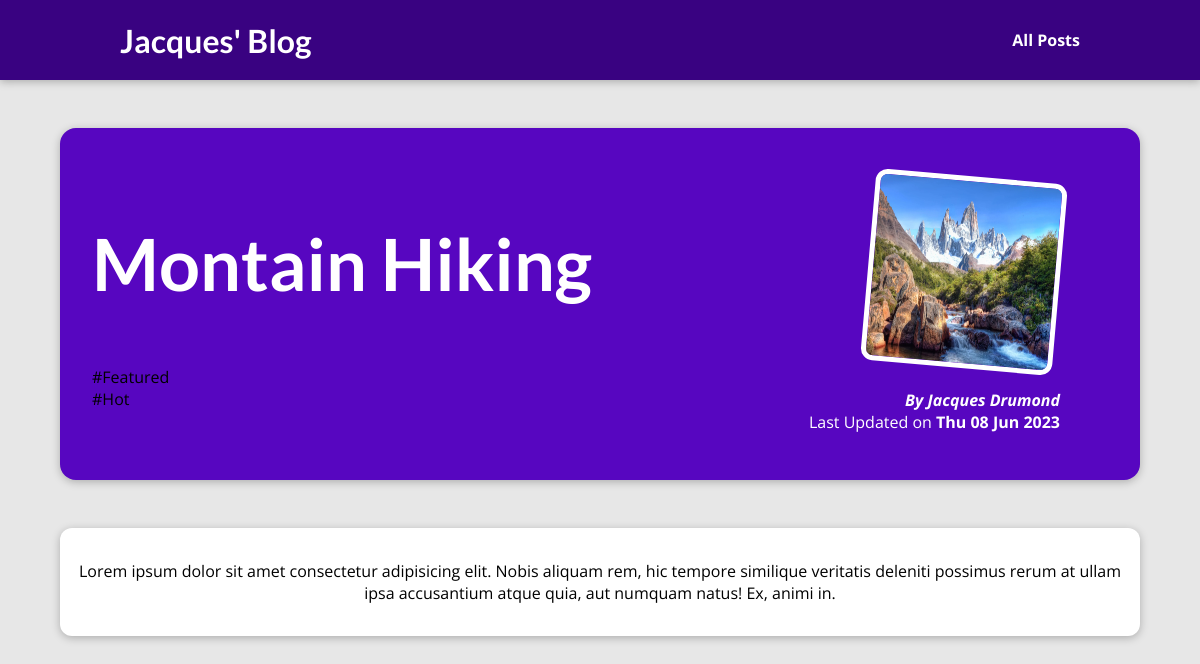
The page /posts/hike-in-montains on the database its author committed.
### blog/models.py (models this page shows, shortened)
class Post(models.Model):
    title = models.CharField(max_length=200)
    excerpt = models.CharField(max_length=200)
    image = models.ImageField(upload_to="")
    date = models.DateField(auto_now=True)
    slug = models.SlugField(unique=True, max_length=200, db_index=True)
    content = models.TextField(validators=[MinLengthValidator(10)])
    author = models.ForeignKey(
        Author, on_delete=models.SET_NULL, null=True, related_name="posts"
    )
    tags = models.ManyToManyField(Tag)

class Tag(models.Model):
    caption = models.CharField(max_length=20)

class Author(models.Model):
    first_name = models.CharField(max_length=100)
    last_name = models.CharField(max_length=100)
    email = models.EmailField()
    def full_name(self):
        return f"{self.first_name} {self.last_name}"
    def __str__(self):
        return self.full_name()

### blog/views.py (the view)
# urls.py: path("posts/<slug:slug>", views.post_detail, name="post-detail-page"),
def post_detail(request, slug):
    post = get_object_or_404(Post, slug=slug)
    author = post.author
    tag = post.tags
    print(tag)
    return render(request, "blog/post_detail.html", {
        "post": post,
        "tags": post.tags.all()
    })

### blog/templates/blog/post_detail.html (shortened to what this page needs)
{% extends 'base.html' %}
{% load static %}
{% block css_files %}
    <link rel="stylesheet" href="{% static 'blog/post-detail.css' %}">
{% endblock css_files %}
{% block content %}
    <section id="summary">
        <h2>{{post.title}}</h2>
        {% for tag in tags %}
        <div>#{{tag.caption}}</div>
        {% endfor %}
        <article>
            <img src="{% static 'blog/images/' %}{{post.image}}" alt="{{post.title}}">
            <address>By <a href="mailto:{{post.author.email}}">{{post.author}}</a></address>
            <div>
                Last Updated on <time>{{post.date|date:"D d M Y"}}</time>
            </div>
        </article>
    </section>
    <main>
        <p>{{post.content|linebreaks}}</p>
    </main>
{% endblock content %}

### blog/static/blog/post-detail.css (style rules this page uses)
body { background-color: #e7e7e7; }
#summary { margin: 8rem auto 3rem auto; padding: 2rem; width: 90%; max-width: 90rem; border-radius: 16px; background-color: #5706c0; position: relative; box-shadow: 0 2px 8px rgba(0, 0, 0, 0.25); height: 22rem; }
#summary h2 { color: white; font-size: 4.5rem; }
#summary article { position: absolute; top: 2rem; right: 3rem; padding: 1rem 2rem; border-radius: 12px; text-align: right; color: white; }
#summary article img { width: 12rem; height: 12rem; border-radius: 12px; transform: rotateZ(5deg); border: 5px solid white; margin-bottom: 1rem; }
#summary address { font-weight: bold; }
#summary a { color: white; text-decoration: none; }
#summary time { font-weight: bold; }
main { width: 90%; max-width: 90rem; margin: 3rem auto; background-color: white; padding: 1rem; border-radius: 12px; box-shadow: 0 2px 8px rgba(0, 0, 0, 0.25); text-align: center; }

### static/app.css (style rules this page uses)
* { box-sizing: border-box; }
html { font-family: 'Open Sans', 'Lato', sans-serif; }
body { margin: 0; }
h1, h2, h3 { font-family: 'Lato', sans-serif; font-weight: bold; }

### rows shown on the page
Post: title "Montain Hiking", image (picture), author "Jacques Drumond", date "Thu 08 Jun 2023", content "Lorem ipsum dolor sit amet consectetur adipisicing elit. Nobis aliquam rem, hic tempore similique veritatis deleniti possimus rerum at ullam ipsa accusantium atque quia, aut numquam natus! Ex, animi in."
Tag: caption "Featured"
Tag: caption "Hot"
